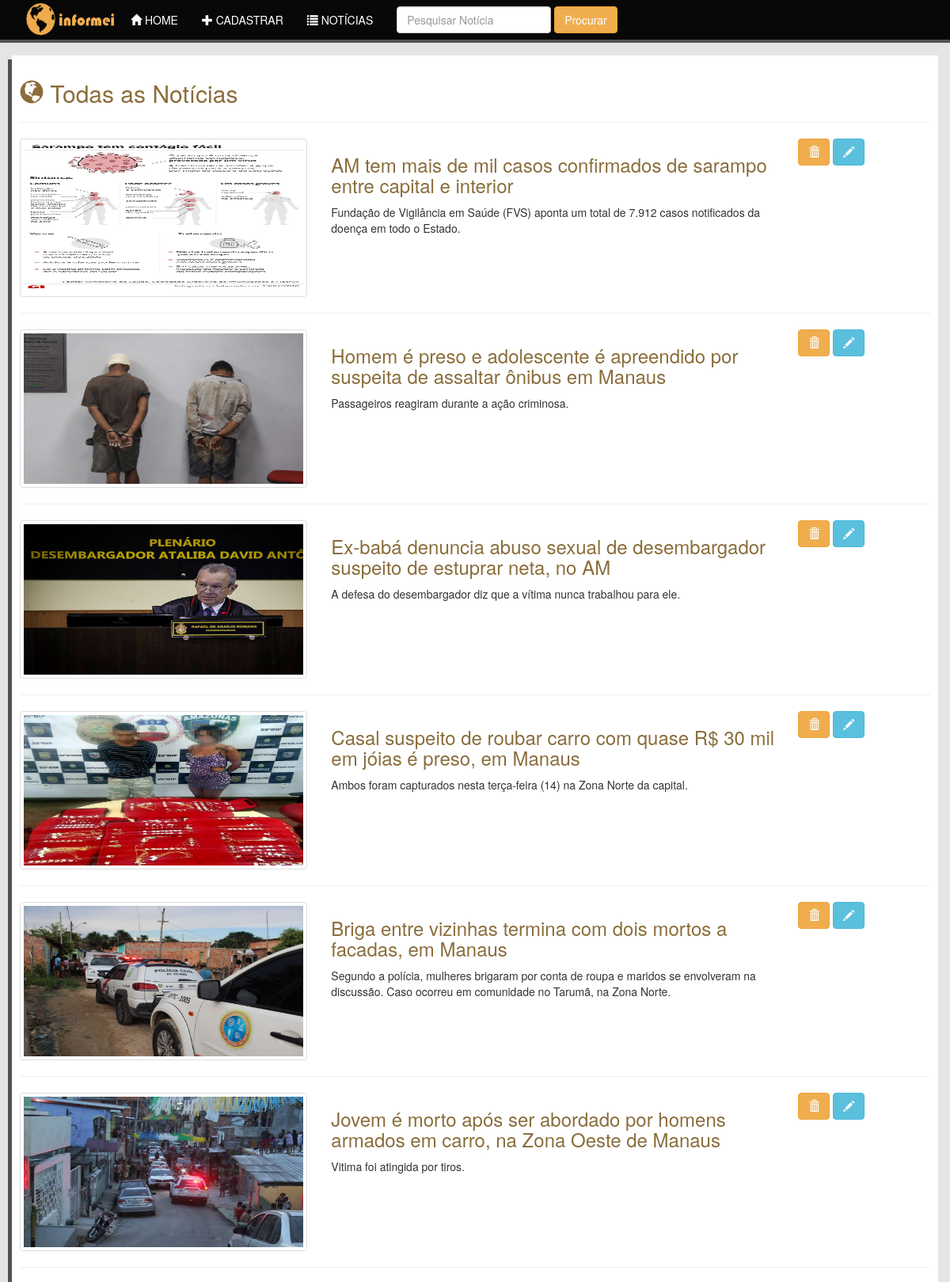
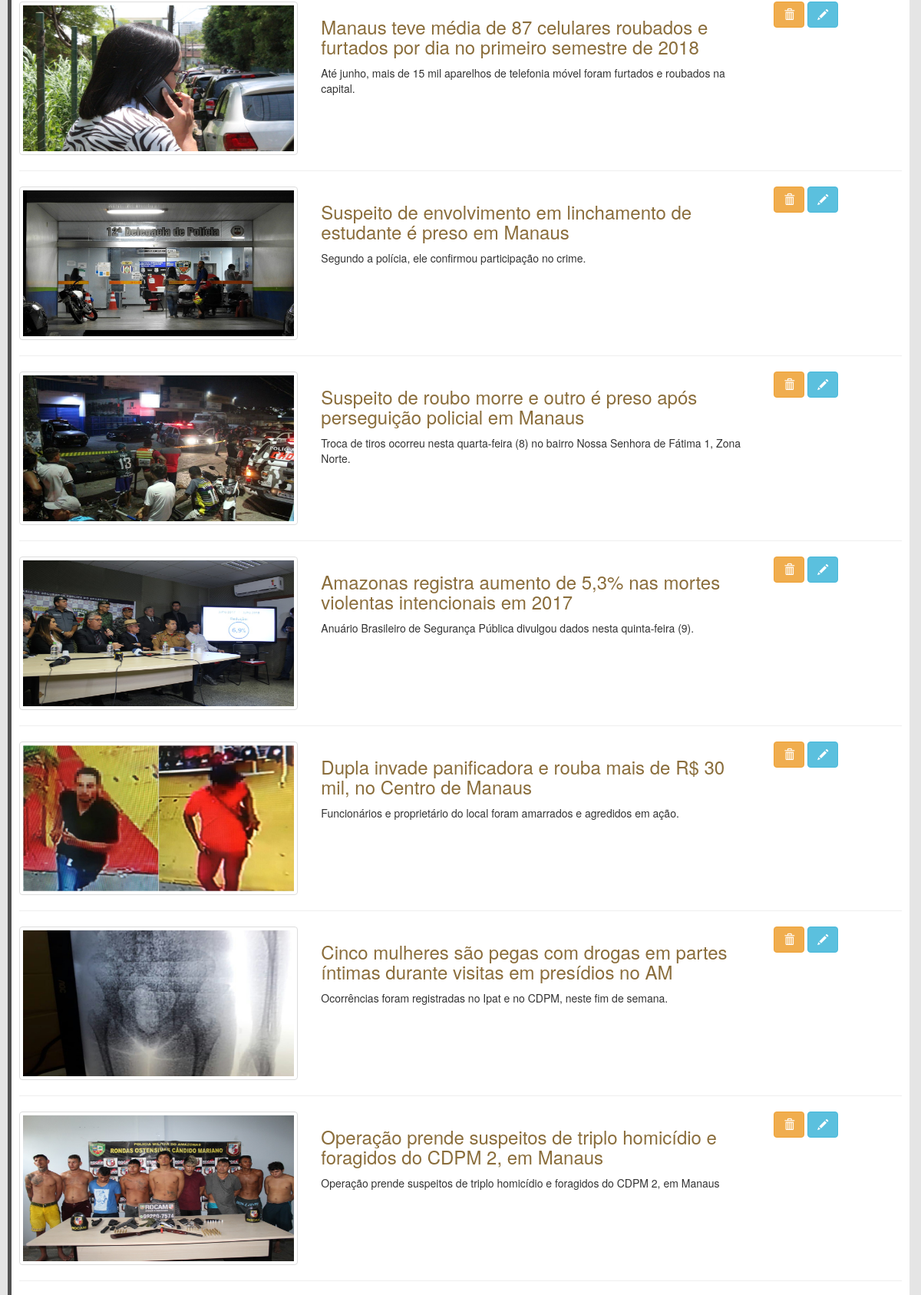
Screenshot of /index.php/welcome/portal_noticias (upper part) with the database file from the repository (2 pictures, top to bottom).
### tables this page shows
CREATE TABLE `noticias` (
  `id` int(11) NOT NULL,
  `titulo` varchar(200) NOT NULL,
  `subtitulo` varchar(200) NOT NULL,
  `descricao` text NOT NULL,
  `img` varchar(100) NOT NULL,
  `data` timestamp NOT NULL DEFAULT CURRENT_TIMESTAMP,
  `autor` varchar(100) NOT NULL
);

### application/controllers/Welcome.php (called while the page is built, shortened)
<?php
class Welcome extends CI_Controller {
	function __construct(){
		$this->load->helper("url");
		$this->load->helper('string');
		$this->load->model("noticias");
		$this->load->library('upload');
	}
	public function portal_noticias(){
		$this->load->model("Noticias");
		$lista = $this->Noticias->buscaTodos();
		$info = array("noticias" => $lista);
		$this->load->view('portal_noticias', $info);
	}
}

### index.php (called while the page is built, shortened)
<?php
require_once BASEPATH.'core/CodeIgniter.php';

### application/models/Noticias.php (called while the page is built, shortened)
<?php
class Noticias extends CI_Model {
	public function buscaTodos(){
		$this->db->order_by('id','DESC');
		return $this->db->get("noticias")->result();
	}
}

### application/views/portal_noticias.php (the view, shortened to what this page needs)
    <div class="container" id="conteudo">
		  <h2 class="text-warning"><span class="glyphicon glyphicon-globe"></span> Todas as Notícias</h2>
    	<hr>
		  <?php foreach ($noticias as $noticia): ?>
        <div class="row">
          <div class="col-md-4 col-xs-12">
            <img src="<?php echo base_url ($noticia->img);?>" id="img-noticias" alt="..." class="img-thumbnail">
          </div>
          <div class="col-md-6 col-xs-12">
            <a href="<?= base_url ('index.php/Welcome/portal_visualizar/'.$noticia->id) ?>"> <h3 class="text-warning"><?php echo $noticia->titulo; ?></h3></a>
            <p><?php echo $noticia->subtitulo; ?></p>
          </div>
          <div class="col-md-2 col-xs-12">
				    <a href="<?= base_url ('index.php/Welcome/remover/'.$noticia->id) ?>" class="btn btn-warning" onclick="return confirm('Deseja realmente excluir o usuário?');"><span class="glyphicon glyphicon-trash"></span></a>
            <a href="<?= base_url ('index.php/Welcome/portal_editar/'.$noticia->id) ?>" class="btn btn-info"><span class="glyphicon glyphicon-pencil"></span></a>
			    </div>
        </div>
        <hr>
      <?php endforeach ?>
	  </div>
    <br>
  </body>
</html>

### extras/css/style.css (style rules this page uses)
body { background-color: #e5e5e5; }
#conteudo { padding:10px; background-color: #fff; box-shadow: -5px 5px 0px 0px #525252; }
#img-noticias { height: 200px; width: 400px; }

### rows the page displays
noticias: img (picture), titulo "AM tem mais de mil casos confirmados de sarampo entre capital e interior", subtitulo "Fundação de Vigilância em Saúde (FVS) aponta um total de 7.912 casos notificados da doença em todo o Estado."
noticias: img (picture), titulo "Homem é preso e adolescente é apreendido por suspeita de assaltar ônibus em Manaus", subtitulo "Passageiros reagiram durante a ação criminosa."
noticias: img (picture), titulo "Ex-babá denuncia abuso sexual de desembargador suspeito de estuprar neta, no AM", subtitulo "A defesa do desembargador diz que a vítima nunca trabalhou para ele."
noticias: img (picture), titulo "Casal suspeito de roubar carro com quase R$ 30 mil em jóias é preso, em Manaus", subtitulo "Ambos foram capturados nesta terça-feira (14) na Zona Norte da capital."
noticias: img (picture), titulo "Briga entre vizinhas termina com dois mortos a facadas, em Manaus", subtitulo "Segundo a polícia, mulheres brigaram por conta de roupa e maridos se envolveram na discussão. Caso ocorreu em comunidade no Tarumã, na Zona Norte."
noticias: img (picture), titulo "Jovem é morto após ser abordado por homens armados em carro, na Zona Oeste de Manaus", subtitulo "Vitima foi atingida por tiros."
noticias: img (picture), titulo "Manaus teve média de 87 celulares roubados e furtados por dia no primeiro semestre de 2018", subtitulo "Até junho, mais de 15 mil aparelhos de telefonia móvel foram furtados e roubados na capital."
noticias: img (picture), titulo "Suspeito de envolvimento em linchamento de estudante é preso em Manaus", subtitulo "Segundo a polícia, ele confirmou participação no crime."
noticias: img (picture), titulo "Suspeito de roubo morre e outro é preso após perseguição policial em Manaus", subtitulo "Troca de tiros ocorreu nesta quarta-feira (8) no bairro Nossa Senhora de Fátima 1, Zona Norte."
noticias: img (picture), titulo "Amazonas registra aumento de 5,3% nas mortes violentas intencionais em 2017", subtitulo "Anuário Brasileiro de Segurança Pública divulgou dados nesta quinta-feira (9)."
noticias: img (picture), titulo "Dupla invade panificadora e rouba mais de R$ 30 mil, no Centro de Manaus", subtitulo "Funcionários e proprietário do local foram amarrados e agredidos em ação."
noticias: img (picture), titulo "Cinco mulheres são pegas com drogas em partes íntimas durante visitas em presídios no AM", subtitulo "Ocorrências foram registradas no Ipat e no CDPM, neste fim de semana."
noticias: img (picture), titulo "Operação prende suspeitos de triplo homicídio e foragidos do CDPM 2, em Manaus", subtitulo "Operação prende suspeitos de triplo homicídio e foragidos do CDPM 2, em Manaus"
